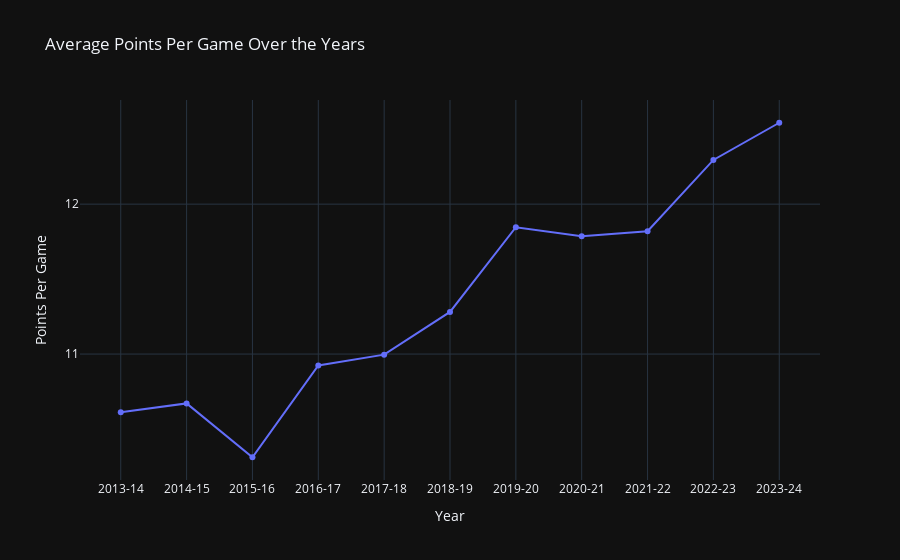

Notebook code for this chart:
### Markdown cell above
### Trend Analysis of Player Performance Over the Years
This analysis can help understand how the performance (e.g., Points Per Game) of players changes over the years.

### Code cell
# Ensure 'YEAR' is treated as a categorical variable with ordered categories
df['YEAR'] = pd.Categorical(df['YEAR'], categories=sorted(df['YEAR'].unique()), ordered=True)

# Calculate the average points per game by year
avg_points_per_year = df.groupby('YEAR', observed=False)['PTS'].mean().reset_index()

# Use Plotly to create an interactive line chart
fig = px.line(avg_points_per_year, x='YEAR', y='PTS', markers=True, 
              title='Average Points Per Game Over the Years',
              labels={'YEAR': 'Year', 'PTS': 'Points Per Game'},
              template='plotly_dark') # Apply Dark Theme
fig.update_layout(xaxis_title='Year',
                  yaxis_title='Points Per Game',
                  xaxis=dict(tickmode='linear'),
                  yaxis=dict(tickmode='linear'))

# Show the plot
fig.show()

### Figure 1 — Plotly figure (JSON) as saved in the notebook; plotly's stock layout.template omitted (floating-point values rounded to 4 significant figures)
{"data": [{"hovertemplate": "Year=%{x}<br>Points Per Game=%{y}<extra></extra>", "legendgroup": "", "line": {"color": "#636efa", "dash": "solid"}, "marker": {"symbol": "circle"}, "mode": "lines+markers", "name": "", "orientation": "v", "showlegend": false, "type": "scatter", "x": ["2013-14", "2014-15", "2015-16", "2016-17", "2017-18", "2018-19", "2019-20", "2020-21", "2021-22", "2022-23", "2023-24"], "xaxis": "x", "y": [10.61, 10.67, 10.31, 10.92, 11.0, 11.28, 11.85, 11.79, 11.82, 12.29, 12.54], "yaxis": "y"}], "layout": {"legend": {"tracegroupgap": 0}, "title": {"text": "Average Points Per Game Over the Years"}, "xaxis": {"anchor": "y", "domain": [0, 1], "tickmode": "linear", "title": {"text": "Year"}}, "yaxis": {"anchor": "x", "domain": [0, 1], "tickmode": "linear", "title": {"text": "Points Per Game"}}}}
